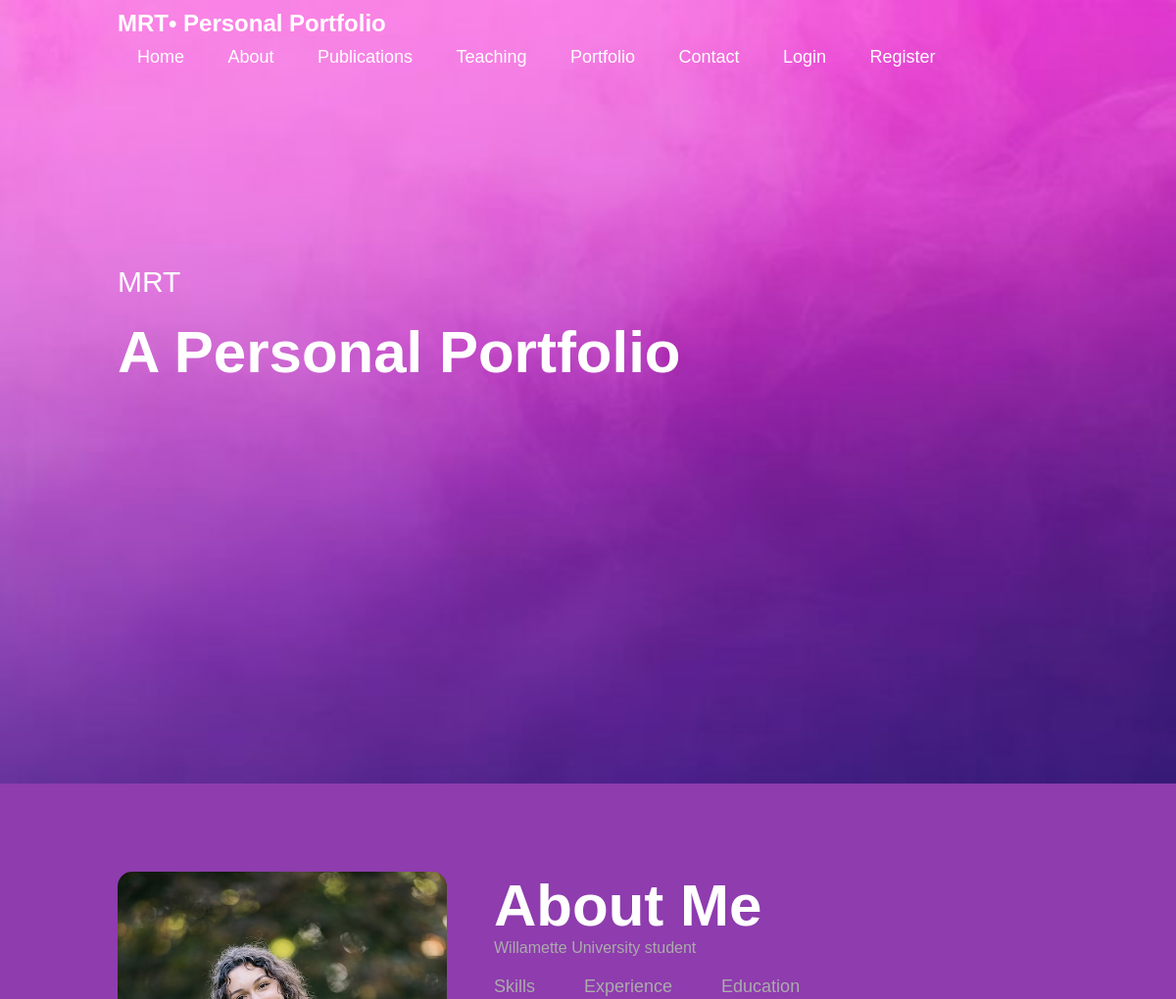
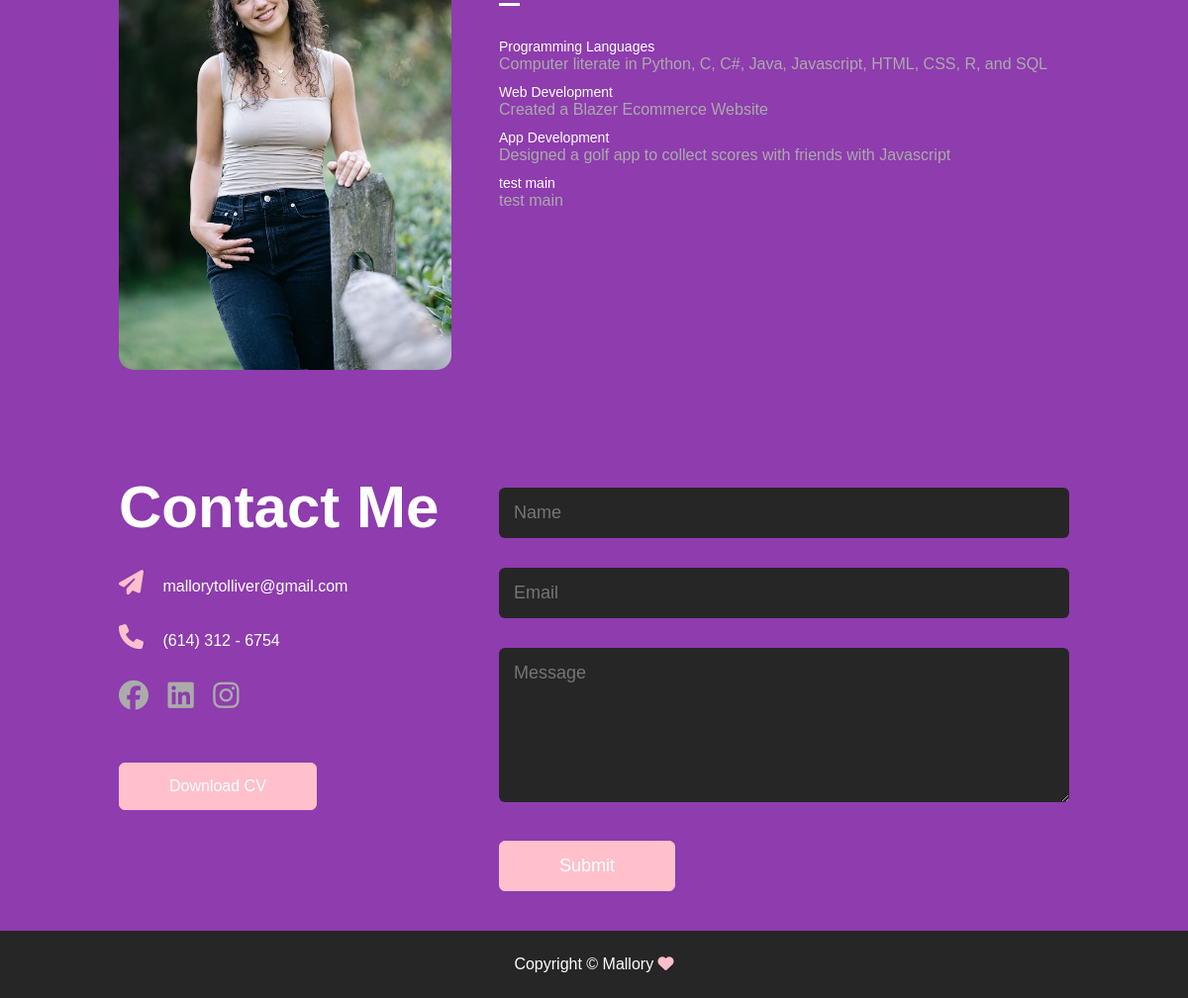
Page /Portfolio/index.php on the committed database (2 pictures, top to bottom).
### tables this page shows
CREATE TABLE `about_image` (
  `id` int NOT NULL,
  `image` varchar(300) NOT NULL,
  `user_id` int NOT NULL
);

CREATE TABLE `about_skills` (
  `id` int NOT NULL,
  `name` varchar(200) NOT NULL,
  `description` varchar(300) NOT NULL,
  `user_id` int NOT NULL
);

### Portfolio/index.php (the view, shortened to what this page needs)
<!DOCTYPE html>
<html lang="en">
<head>
    <link rel="stylesheet" href="style.css">
</head>
<body>
<div id="header">
    <div class="container">
        <nav>
            <h1>MRT• Personal Portfolio</h1></a>
            <ul id="sidemenu">
                <li><a href="#header">Home</a></li>
                <li><a href="#about">About</a></li>
                <li><a href="publications.php">Publications</a></li>
                <li><a href="teaching.php">Teaching</a></li>
                <li><a href="portfolio.php">Portfolio</a></li>
                <li><a href="#contact">Contact</a></li>
                <?php if (isset($_SESSION["username"])): ?>
                    <li><a href="#">Welcome, <?= htmlspecialchars($_SESSION["username"]) ?></a></li>
                    <li><a href="logout.php">Logout</a></li>
                <?php else: ?>
                    <li><a href="login.php">Login</a></li>
                    <li><a href="register.php">Register</a></li>
                <?php endif; ?>
            </ul>
        </nav>
        <div class="header-text">
            <p>MRT</p>
            <h1>A Personal Portfolio</h1>
        </div>
    </div>
</div>
<div id="about">
    <div class="container">
        <div class="row">
            <?php
            $conn = new mysqli("localhost", "root", "root", "contact");
            $sql = "SELECT image FROM about_image WHERE user_id = 1";
            $result = $conn->query($sql);
            $imagePath = "../Portfolio/images/user.png";
            if ($result && $result->num_rows > 0) {
                $row = $result->fetch_assoc();
                if (!empty($row['image'])) {
                    $imagePath = $row['image'];
                }
            }
            ?>
            <div class="about-col-1">
                <img src="<?= htmlspecialchars($imagePath) ?>" alt="Admin Image">
            </div>
            <div class="about-col-2">
                <h1 class="subtitle">About Me</h1>
                <p>Willamette University student</p>
                <div class="tab-titles">
                    <p class="tab-links active-link" onclick="opentab('skills')">Skills</p>
                    <p class="tab-links" onclick="opentab('experience')">Experience</p>
                    <p class="tab-links" onclick="opentab('education')">Education</p>
                </div>
                <div class="tab-contents active-tab" id="skills">
                <?php
                    $servername = "localhost";
                    $username = "root";
                    $password = "root";
                    $database = "contact";
                    $conn = new mysqli($servername, $username, $password, $database);
                    $sql = "SELECT * FROM about_skills WHERE user_id = 1";
                    $result = $conn->query($sql);
                    if ($result && $result->num_rows > 0) {
                        while ($row = $result->fetch_assoc()) {
                        echo "
                            <ul>
                                <li><span>{$row['name']}</span><br>{$row['description']}</li>
                            </ul>
                        ";
                    }
                    } else {
                    echo "<p>No skills found.</p>";
                    }
                ?>
                </div>
            </div>
        </div>
    </div>
</div>
<div id="contact">
    <div class="container">
        <div class="row">
            <div class="contact-left">
                <h1 class="subtitle">Contact Me</h1>
                <p><i class="fa-solid fa-paper-plane"></i> mallorytolliver@gmail.com</p>
                <p><i class="fa-solid fa-phone"></i> (614) 312 - 6754</p>
                <div class="social-icons">
                    <a href="https://www.facebook.com/profile.php?id=100069362482541"><i class="fa-brands fa-facebook"></i></a>
                    <a href="https://www.linkedin.com/in/mallory-tolliver-b2638a2b8/"><i class="fa-brands fa-linkedin"></i></a>
                    <a href="https://www.instagram.com/mallorytolliver/"><i class="fa-brands fa-instagram"></i></a>
                </div>
                <a href="../Portfolio/images/Mallory T 2025 Resume-2.docx.pdf" download class="btn btn2">Download CV</a>
            </div>
            <div class="contact-right">
                <form method="POST" action="process.php">
                    <input type="text" name="name" id="name" placeholder="Name" required>
                    <input type="email" name="email" placeholder="Email" required>
                    <textarea name="message" rows="6" placeholder="Message" required></textarea>
                    <button type="submit" class="btn btn2">Submit</button>
                </form>
            </div>
        </div>
    </div>
    <div class="copyright">
        <p>Copyright © Mallory <i class="fa-solid fa-heart"></i></p>
    </div>
</div>
</body>
</html>

### Portfolio/style.css (style rules this page uses)
* { margin: 0; padding: 0; font-family: 'Poppins', sans-serif; box-sizing: border-box; }
html { scroll-behavior: smooth; }
body { background:rgba(111, 6, 152, 0.78); color: white; }
#header { width: 100%; height: 100vh; background-image: url("../Portfolio/images/background2.jpg"); background-size: cover; background-position: center; }
.container { padding: 10px 10%; }
nav { display: flex; align-items: center; justify-content: space-between; flex-wrap: wrap; position: sticky; top: 0; width: 100%; }
nav ul li { display: inline-block; list-style: none; margin: 10px 20px; }
nav ul li a { color: white; text-decoration: none; font-size: 18px; position: relative; }
nav ul li a::after { content: ''; width: 0; height: 3px; background: white; position: absolute; left: 0; bottom: -6px; transition: 0.5s; }
.header-text { margin-top: 20%; font-size: 30px; }
.header-text h1 { font-size: 60px; margin-top: 20px; }
#about { padding: 80px 0; color: #ababab; }
.row { display: flex; justify-content: space-between; flex-wrap: wrap; }
.about-col-1 { flex-basis: 35%; }
.about-col-1 img { width: 100%; border-radius: 15px; }
.about-col-2 { flex-basis: 60%; }
.subtitle { font-size: 60px; font-weight: 600; color: white; }
.tab-titles { display: flex; margin: 20px 0 40px; }
.tab-links { margin-right: 50px; font-size: 18px; font-weight: 500; cursor: pointer; position: relative; }
.tab-links::after { content: ''; width: 0; height: 3px; background: white; position: absolute; left: 0; bottom: -8px; transition: 0.5s; }
.tab-links.active-link::after { width: 50%; }
.tab-contents ul li { list-style: none; margin: 10px 0; }
.tab-contents ul li span { color: white; font-size: 14px; }
.tab-contents { display: none; }
.tab-contents.active-tab { display: block; }
.btn { display: block; margin: 50px auto; width: fit-content; border: 1px solid pink; padding: 14px 50px; border-radius: 6px; text-decoration: none; color: white; transition: background 0.5s; }
.contact-left { flex-basis: 35%; }
.contact-right { flex-basis: 60%; }
.contact-left p { margin-top: 30px; }
.contact-left p i { color: pink; margin-right: 15px; font-size: 25px; }
.social-icons { margin-top: 30px; }
.social-icons a { text-decoration: none; font-size: 30px; margin-right: 15px; color: #ababab; display: inline-block; transition: transform 0.5s; }
.btn.btn2 { display: inline-block; background: pink; }
.contact-right form { width: 100%; }
form input, form textarea { width: 100%; border: 0; outline: none; background: #262626; padding: 15px; margin: 15px 0; color: white; font-size: 18px; border-radius: 6px; }
form .btn2 { padding: 14px 60px; font-size: 18px; margin-top: 20px; cursor: pointer; }
.copyright { width: 100%; text-align: center; padding: 25px 0; background: #262626; font-weight: 300; margin-top: 20px; }
.copyright i { color: pink; }

### rows in the picture
about_image: image (placeholder picture)
about_skills: name "Programming Languages", description "Computer literate in Python, C, C#, Java, Javascript, HTML, CSS, R, and SQL"
about_skills: name "Web Development", description "Created a Blazer Ecommerce Website"
about_skills: name "App Development", description "Designed a golf app to collect scores with friends with Javascript"
about_skills: name "test main", description "test main"
